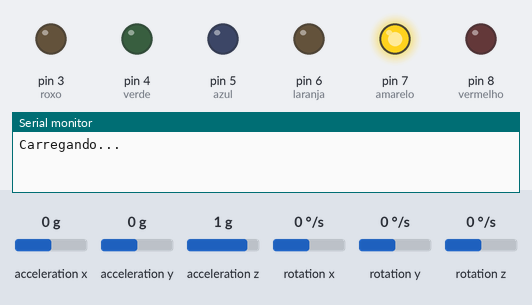
Recording of a sketch running on a simulated Arduino Uno, built with avr-gcc and run on an emulated ATmega328P. Shown: output pins drawn as LEDs (lit = HIGH), the last lines printed to the serial monitor. Inputs (shaded band) come from the test bench; at power-on: acceleration x 0 g, acceleration y 0 g, acceleration z 1 g, rotation x 0 °/s, rotation y 0 °/s, rotation z 0 °/s. No radio packets arrive unless stated.

Above: at 0.1 s.
At 0.8 s:
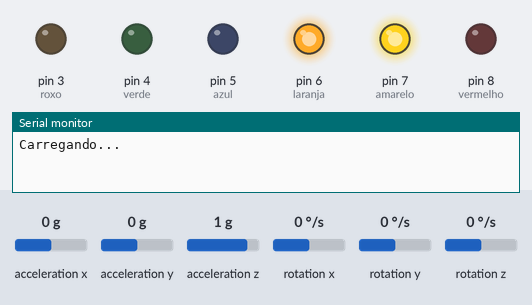
At 1.6 s:
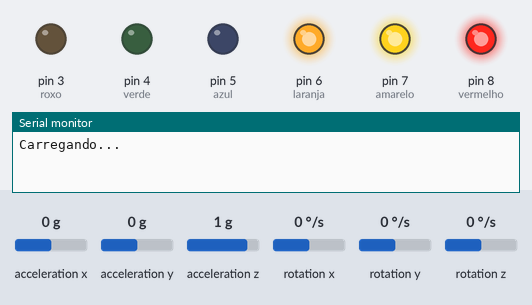
At 2.3 s:
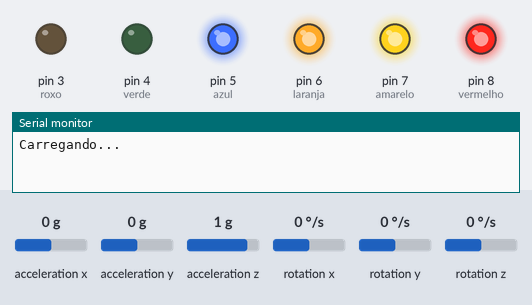
At 3.1 s:
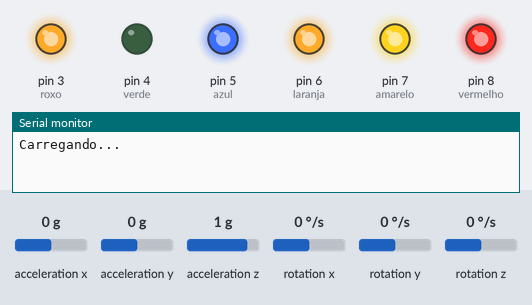
At 5.3 s:
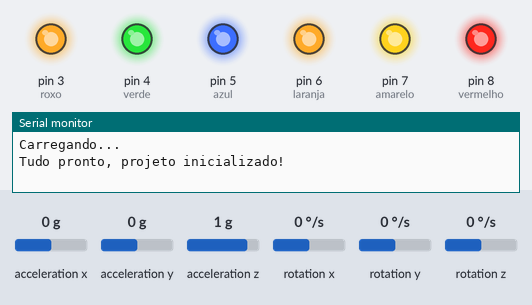
Timing chart, 0 to 6.8 s (numbered marks = the images above):
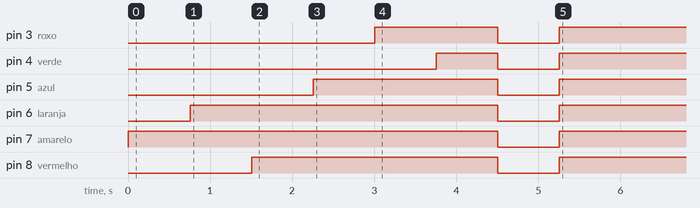

The sketch:

transmitter_luva.ino
```cpp
//Mert Arduino and Tech YouTube Channel -- https://goo.gl/ivcZhW

//Add the necessary libraries
//You can find all the necessary library links in the video description.
#include <SPI.h>        //SPI library for communicate with the nRF24L01+
#include "RF24.h"       //The main library of the nRF24L01+
#include "Wire.h"       //For communicate
#include "I2Cdev.h"     //For communicate with MPU6050
#include "MPU6050.h"    //The main library of the MPU6050


//Define the object to access and cotrol the Gyro and Accelerometer (We don't use the Gyro data)
MPU6050 mpu;
int16_t ax, ay, az;
int16_t gx, gy, gz;

//Define packet for the direction (X axis and Y axis)
int data[2];

//Define object from RF24 library - 9 and 10 are a digital pin numbers to which signals CE and CSN are connected.
RF24 radio(9,10);

//Create a pipe addresses for the communicate
const uint64_t pipe = 0xE8E8F0F0E1LL;

// Leds da manopla
#define amarelo 7
#define laranja 6
#define vermelho 8
#define azul 5
#define roxo 3
#define verde 4

void setup(void){
  Serial.begin(9600);
  Wire.begin();
  mpu.initialize();              //Initialize the MPU object
  radio.begin();                 //Start the nRF24 communicate
  radio.setPALevel(RF24_PA_MAX);
  radio.openWritingPipe(pipe);   //Sets the address of the receiver to which the program will send data.

  pinMode(amarelo,OUTPUT);
  pinMode(laranja,OUTPUT);
  pinMode(vermelho,OUTPUT);
  pinMode(azul,OUTPUT);
  pinMode(roxo,OUTPUT);
  pinMode(verde,OUTPUT);

  Serial.println(F("Carregando..."));
  acenderLeds();
  todosLeds();
  Serial.println(F("Tudo pronto, projeto inicializado!"));
}

void acenderLeds(){
  digitalWrite(amarelo, HIGH);
  delay(750);
  digitalWrite(laranja, HIGH);
  delay(750);
  digitalWrite(vermelho, HIGH);
  delay(750);
  digitalWrite(azul, HIGH);
  delay(750);
  digitalWrite(roxo, HIGH);
  delay(750);
  digitalWrite(verde, HIGH);
  delay(750);
  digitalWrite(laranja, LOW);
  digitalWrite(vermelho, LOW);
  digitalWrite(azul, LOW);
  digitalWrite(roxo, LOW);
  digitalWrite(verde, LOW);
  digitalWrite(amarelo, LOW);
  delay(750);
}

void todosLeds(){
  digitalWrite(laranja, HIGH);
  digitalWrite(vermelho, HIGH);
  digitalWrite(azul, HIGH);
  digitalWrite(roxo, HIGH);
  digitalWrite(verde, HIGH);
  digitalWrite(amarelo, HIGH);
}

void loop(void){

  //With this function, the acceleration and gyro values of the axes are taken.
  //If you want to control the car axis differently, you can change the axis name in the map command.
  mpu.getMotion6(&ax, &ay, &az, &gx, &gy, &gz);

  //In two-way control, the X axis (data [0]) of the MPU6050 allows the robot to move forward and backward.
  //Y axis (data [0]) allows the robot to right and left turn.
  data[0] = map(ax, -17000, 17000, 300, 400 ); //Send X axis data
  data[1] = map(ay, -17000, 17000, 100, 200);  //Send Y axis data
  radio.write(data, sizeof(data));
}
```
